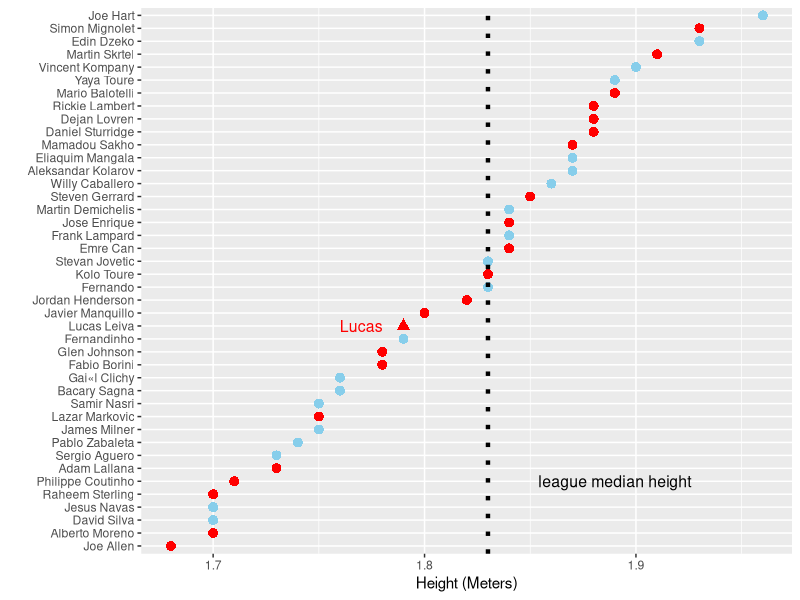

Write R code to recreate this figure.
# Packages
library(ggplot2)
library(dplyr)

# Raw data must be in the working directory
setwd("~/Documents/github/epl_player_height")

# Read dataset
df <- read.csv("data-jX2NV.csv", stringsAsFactors = FALSE)
med <- median(df$Height..m.)

# Rename columns and subset data
df2 <- df %>%
  rename("Height" = Height..m.) %>%
  arrange(desc(Height)) %>%
  filter(Club == "Liverpool" | Club == "Manchester City") %>%
  mutate(Lucas = Player == "Lucas Leiva") %>%
  mutate(Color = Club == "Manchester City")

# Plot
ggplot(df2, aes(x = Height, y = reorder(Player, Height), shape = Lucas,
                color = Color)) +
  geom_point(size = 3) +
  scale_color_manual(values = c("red", "sky blue")) +
  guides(color = FALSE, shape = FALSE) +
  labs(x = "Height (Meters)", y = "") +
  geom_vline(xintercept = med, linetype = 3, size = 1.5) +
  annotate("text", label = "league median height",
           x = med + .060, y = "Philippe Coutinho", size = 4) +
  annotate("text", label = "Lucas",
           x = (df2$Height[df2$Player == "Lucas Leiva"]) - .020,
           y = "Lucas Leiva",
           color = "red", size = 4)